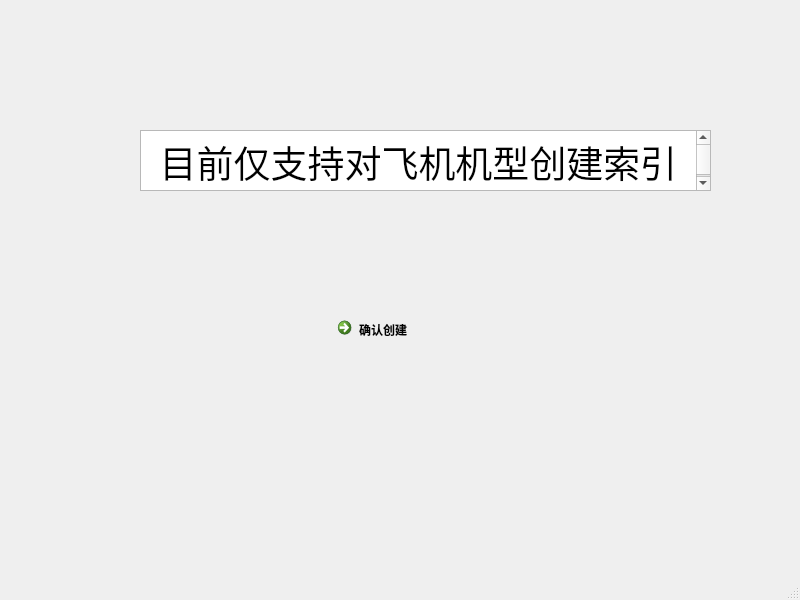
<?xml version="1.0" encoding="UTF-8"?>
<ui version="4.0">
 <class>MainWindow</class>
 <widget class="QMainWindow" name="MainWindow">
  <property name="geometry">
   <rect>
    <x>0</x>
    <y>0</y>
    <width>800</width>
    <height>600</height>
   </rect>
  </property>
  <property name="windowTitle">
   <string>MainWindow</string>
  </property>
  <widget class="QWidget" name="centralwidget">
   <widget class="QTextEdit" name="textEdit">
    <property name="geometry">
     <rect>
      <x>140</x>
      <y>130</y>
      <width>571</width>
      <height>61</height>
     </rect>
    </property>
    <property name="html">
     <string>&lt;!DOCTYPE HTML PUBLIC &quot;-//W3C//DTD HTML 4.0//EN&quot; &quot;http://www.w3.org/TR/REC-html40/strict.dtd&quot;&gt;
&lt;html&gt;&lt;head&gt;&lt;meta name=&quot;qrichtext&quot; content=&quot;1&quot; /&gt;&lt;style type=&quot;text/css&quot;&gt;
p, li { white-space: pre-wrap; }
&lt;/style&gt;&lt;/head&gt;&lt;body style=&quot; font-family:'SimSun'; font-size:9pt; font-weight:400; font-style:normal;&quot;&gt;
&lt;p align=&quot;center&quot; style=&quot; margin-top:0px; margin-bottom:0px; margin-left:0px; margin-right:0px; -qt-block-indent:0; text-indent:0px;&quot;&gt;&lt;span style=&quot; font-size:28pt;&quot;&gt;目前仅支持对飞机机型创建索引&lt;/span&gt;&lt;/p&gt;&lt;/body&gt;&lt;/html&gt;</string>
    </property>
   </widget>
   <widget class="QCommandLinkButton" name="commandLinkButton">
    <property name="geometry">
     <rect>
      <x>330</x>
      <y>310</y>
      <width>186</width>
      <height>41</height>
     </rect>
    </property>
    <property name="text">
     <string>确认创建</string>
    </property>
   </widget>
  </widget>
  <widget class="QMenuBar" name="menubar">
   <property name="geometry">
    <rect>
     <x>0</x>
     <y>0</y>
     <width>800</width>
     <height>22</height>
    </rect>
   </property>
  </widget>
  <widget class="QStatusBar" name="statusbar"/>
 </widget>
 <resources/>
 <connections/>
</ui>
